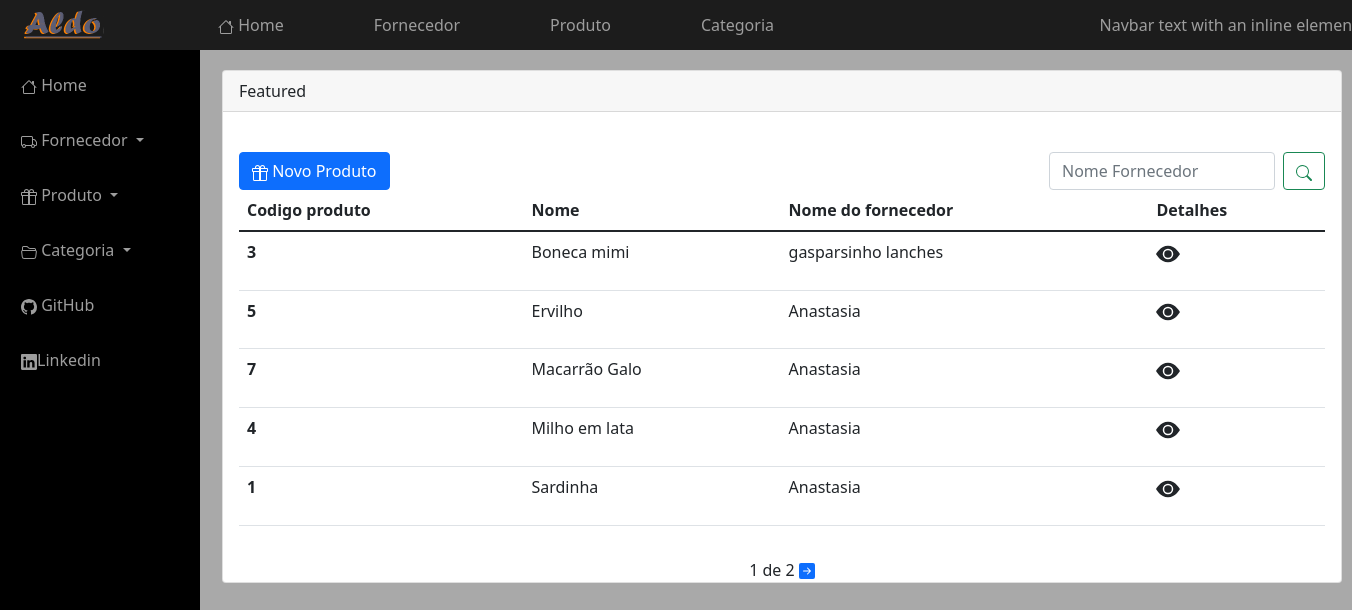
The app's page /produto/produto with its own data.
### produto/models.py (models this page shows, shortened)
class Produto(models.Model):
    produto = models.CharField('Nome', max_length=100, unique=True)
    fornecedor = models.ForeignKey(Fornecedor, on_delete=models.CASCADE)
    descricao = models.CharField('Descrição', max_length=200)
    unidade_medida = models.CharField('Unidade de medida', max_length=11, choices=UNIDADE_DE_MEDIDA)
    quantidade_embalagem = models.IntegerField('Qantidade na embalagem')
    preco = models.DecimalField('preço', max_digits=7, decimal_places=2)
    class Meta:
        ordering = ('produto',)

### fornecedor/models.py (models this page shows, shortened)
class Fornecedor(models.Model):
    data_cadastro = models.DateTimeField(auto_now=True)
    Categoria = models.ForeignKey(Categoria , on_delete=models.CASCADE)
    nome = models.CharField('Nome Fantasia', max_length=100)
    nome_r = models.CharField('Nome Razão Social', max_length=100)
    CNPJ = models.CharField('cnpj', max_length=100)
    escricao_estadual = models.CharField('Escrição Estadual', max_length=100)
    rua = models.CharField('Rua', max_length=200)
    cep = models.CharField('CEP', max_length=10)
    numero = models.IntegerField('Numéro:')
    cidade = models.CharField('Cidade', max_length=50)
    bairro = models.CharField('Bairro', max_length=30)
    proximidade = models.CharField(max_length=30)
    complemento = models.CharField('Complemento', max_length=10)
    nome_contato = models.CharField('Nome', max_length=100)
    cargo = models.CharField('Cargo', max_length=10)
    telefone = models.CharField('Telefone', max_length=15)
    tipo_telefone = models.CharField(max_length=11, choices=TIPO_TELEFONE)
    Email = models.CharField('E-mail', max_length=100)
    tipo_email = models.CharField(max_length=11, choices=TIPO_EMAIL)

### produto/views.py (the view)
# urls.py: path('/produto', produtos, name='listar_produto'),
def produtos(request):
    search = request.GET.get('search')
    if search:
        produtos = Produto.objects.filter(produto__icontains=search)
    else:
        produto_list = Produto.objects.all()
        paginator = Paginator(produto_list, 5)
        page = request.GET.get('page')
        produtos = paginator.get_page(page)
    return render(request, 'produto/list_produto.html', {'produtos': produtos})

### produto/templates/produto/list_produto.html (shortened to what this page needs)
{% extends "core/includes/base.html"%}
{% block main %}
<div class="card" id="card_list_produto">
    <div class="card-header">
    Featured
  </div>
    <br>
  <div class="card-body">
      <div class="row">
          <div class="col">
          <a href="{% url 'produto_create'%}" class="btn btn-primary">
              Novo Produto
          </a>
          </div>
          <form class="d-flex"  id="t">
          <input class="form-control me-2" type="text" name="search"  placeholder="Nome Fornecedor" aria-label="Search">
          <button class="btn btn-outline-success" type="submit">
          </button>
          </form>
          <br>
      </div>
   <table class="table">
  <thead>
    <tr>
      <th scope="col">Codigo produto</th>
      <th scope="col">Nome</th>
      <th scope="col">Nome do fornecedor</th>
      <th scope="col">Detalhes</th>
    </tr>
  </thead>
  <tbody>
  {% for produto in produtos %}
    <tr>
      <th scope="row">{{produto.id}}</th>
      <td>{{produto.produto}}</td>
      <td>{{produto.fornecedor.nome}}</td>
      <td><a href="{% url 'produto_ver' produto.id %}" class="buton ">
         <p class="text-dark"><svg xmlns="http://www.w3.org/2000/svg" width="1.5em" height="1.5em" fill="currentColor" class="bi bi-eye-fill" viewBox="0 0 16 16">
             <path d="M10.5 8a2.5 2.5 0 1 1-5 0 2.5 2.5 0 0 1 5 0z"/>
             <path d="M0 8s3-5.5 8-5.5S16 8 16 8s-3 5.5-8 5.5S0 8 0 8zm8 3.5a3.5 3.5 0 1 0 0-7 3.5 3.5 0 0 0 0 7z"/>
             </svg></p>
      </a></td>
    </tr>
   {% endfor %}
  </tbody>
</table>
         </div>
    <div class="pagination">
        <span  class="step-links">
          <span>
              {{ produtos.number}} de {{ produtos.paginator.num_pages}}
          </span>
         {%  if produtos.has_next %}
            <a href="?page={{produtos.next_page_number}}">
            </a>
         {% endif %}
        </span><br>
    </div>
  </div>
</div>
{% endblock %}

### core/static/css/merda2.css (style rules this page uses)
body { background-color : #A9A9A9; }
#t { width:300px; }
#card_list_produto { width:1120px; margin: 70px 0px 0px 210px; position: absolute; }
.pagination { margin-buttom:20px; }
.step-links { position:relative; margin-left: auto; margin-right: auto; }

### records on screen
Produto: id "3", produto "Boneca mimi", fornecedor.nome "gasparsinho lanches"
Produto: id "5", produto "Ervilho", fornecedor.nome "Anastasia"
Produto: id "7", produto "Macarrão Galo", fornecedor.nome "Anastasia"
Produto: id "4", produto "Milho em lata", fornecedor.nome "Anastasia"
Produto: id "1", produto "Sardinha", fornecedor.nome "Anastasia"

### other values on screen
{{ produtos.number }} "1"
{{ produtos.paginator.num_pages }} "2"
